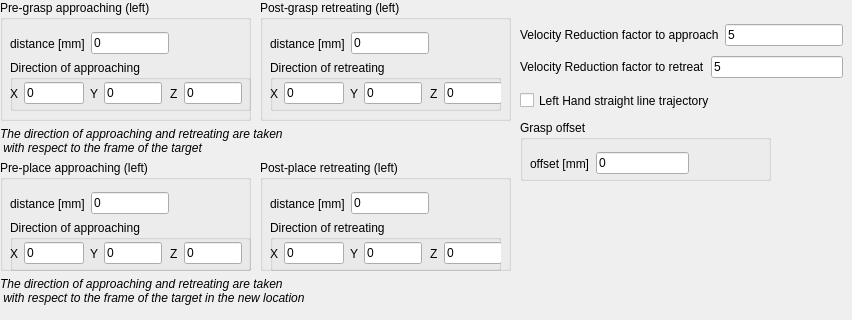
     <widget class="QWidget" name="tab_10">
      <attribute name="title">
       <string>Left</string>
      </attribute>
      <widget class="QGroupBox" name="groupBox_pre_grasp_left">
       <property name="geometry">
        <rect>
         <x>0</x>
         <y>0</y>
         <width>251</width>
         <height>121</height>
        </rect>
       </property>
       <property name="title">
        <string>Pre-grasp approaching (left)</string>
       </property>
       <widget class="QWidget" name="layoutWidget_dist_10">
        <property name="geometry">
         <rect>
          <x>10</x>
          <y>30</y>
          <width>159</width>
          <height>27</height>
         </rect>
        </property>
        <layout class="QHBoxLayout" name="horizontalLayout_142">
         <item>
          <widget class="QLabel" name="label_341">
           <property name="text">
            <string>distance [mm]</string>
           </property>
          </widget>
         </item>
         <item>
          <widget class="QLineEdit" name="lineEdit_pre_grasp_dist_left">
           <property name="text">
            <string>0</string>
           </property>
          </widget>
         </item>
        </layout>
       </widget>
       <widget class="QGroupBox" name="groupBox_25">
        <property name="geometry">
         <rect>
          <x>10</x>
          <y>60</y>
          <width>241</width>
          <height>51</height>
         </rect>
        </property>
        <property name="title">
         <string>Direction of approaching</string>
        </property>
        <widget class="QWidget" name="layoutWidget_48">
         <property name="geometry">
          <rect>
           <x>80</x>
           <y>20</y>
           <width>72</width>
           <height>27</height>
          </rect>
         </property>
         <layout class="QHBoxLayout" name="horizontalLayout_143">
          <item>
           <widget class="QLabel" name="label_342">
            <property name="text">
             <string>Y</string>
            </property>
           </widget>
          </item>
          <item>
           <widget class="QLineEdit" name="lineEdit_pre_grasp_y_left">
            <property name="text">
             <string>0</string>
            </property>
           </widget>
          </item>
         </layout>
        </widget>
        <widget class="QWidget" name="layoutWidget_49">
         <property name="geometry">
          <rect>
           <x>160</x>
           <y>20</y>
           <width>72</width>
           <height>27</height>
          </rect>
         </property>
         <layout class="QHBoxLayout" name="horizontalLayout_144">
          <item>
           <widget class="QLabel" name="label_343">
            <property name="text">
             <string>Z</string>
            </property>
           </widget>
          </item>
          <item>
           <widget class="QLineEdit" name="lineEdit_pre_grasp_z_left">
            <property name="text">
             <string>0</string>
            </property>
           </widget>
          </item>
         </layout>
        </widget>
        <widget class="QWidget" name="layoutWidget_eng_tol_pos_16">
         <property name="geometry">
          <rect>
           <x>0</x>
           <y>20</y>
           <width>74</width>
           <height>27</height>
          </rect>
         </property>
         <layout class="QHBoxLayout" name="horizontalLayout_145">
          <item>
           <widget class="QLabel" name="label_344">
            <property name="text">
             <string>X</string>
            </property>
           </widget>
          </item>
          <item>
           <widget class="QLineEdit" name="lineEdit_pre_grasp_x_left">
            <property name="text">
             <string>0</string>
            </property>
           </widget>
          </item>
         </layout>
        </widget>
       </widget>
      </widget>
      <widget class="QGroupBox" name="groupBox_post_grasp_left">
       <property name="geometry">
        <rect>
         <x>260</x>
         <y>0</y>
         <width>251</width>
         <height>121</height>
        </rect>
       </property>
       <property name="title">
        <string>Post-grasp retreating (left)</string>
       </property>
       <widget class="QWidget" name="layoutWidget_dist_9">
        <property name="geometry">
         <rect>
          <x>10</x>
          <y>30</y>
          <width>159</width>
          <height>27</height>
         </rect>
        </property>
        <layout class="QHBoxLayout" name="horizontalLayout_138">
         <item>
          <widget class="QLabel" name="label_337">
           <property name="text">
            <string>distance [mm]</string>
           </property>
          </widget>
         </item>
         <item>
          <widget class="QLineEdit" name="lineEdit_post_grasp_dist_left">
           <property name="text">
            <string>0</string>
           </property>
          </widget>
         </item>
        </layout>
       </widget>
       <widget class="QGroupBox" name="groupBox_24">
        <property name="geometry">
         <rect>
          <x>10</x>
          <y>60</y>
          <width>231</width>
          <height>51</height>
         </rect>
        </property>
        <property name="title">
         <string>Direction of retreating</string>
        </property>
        <widget class="QWidget" name="layoutWidget_46">
         <property name="geometry">
          <rect>
           <x>80</x>
           <y>20</y>
           <width>72</width>
           <height>27</height>
          </rect>
         </property>
         <layout class="QHBoxLayout" name="horizontalLayout_139">
          <item>
           <widget class="QLabel" name="label_338">
            <property name="text">
             <string>Y</string>
            </property>
           </widget>
          </item>
          <item>
           <widget class="QLineEdit" name="lineEdit_post_grasp_y_left">
            <property name="text">
             <string>0</string>
            </property>
           </widget>
          </item>
         </layout>
        </widget>
        <widget class="QWidget" name="layoutWidget_47">
         <property name="geometry">
          <rect>
           <x>160</x>
           <y>20</y>
           <width>72</width>
           <height>27</height>
          </rect>
         </property>
         <layout class="QHBoxLayout" name="horizontalLayout_140">
          <item>
           <widget class="QLabel" name="label_339">
            <property name="text">
             <string>Z</string>
            </property>
           </widget>
          </item>
          <item>
           <widget class="QLineEdit" name="lineEdit_post_grasp_z_left">
            <property name="text">
             <string>0</string>
            </property>
           </widget>
          </item>
         </layout>
        </widget>
        <widget class="QWidget" name="layoutWidget_eng_tol_pos_15">
         <property name="geometry">
          <rect>
           <x>0</x>
           <y>20</y>
           <width>74</width>
           <height>27</height>
          </rect>
         </property>
         <layout class="QHBoxLayout" name="horizontalLayout_141">
          <item>
           <widget class="QLabel" name="label_340">
            <property name="text">
             <string>X</string>
            </property>
           </widget>
          </item>
          <item>
           <widget class="QLineEdit" name="lineEdit_post_grasp_x_left">
            <property name="text">
             <string>0</string>
            </property>
           </widget>
          </item>
         </layout>
        </widget>
       </widget>
      </widget>
      <widget class="QLabel" name="label_pick_left">
       <property name="geometry">
        <rect>
         <x>0</x>
         <y>120</y>
         <width>511</width>
         <height>41</height>
        </rect>
       </property>
       <property name="font">
        <font>
         <italic>true</italic>
         <underline>false</underline>
        </font>
       </property>
       <property name="text">
        <string>The direction of approaching and retreating are taken 
 with respect to the frame of the target</string>
       </property>
      </widget>
      <widget class="QGroupBox" name="groupBox_pre_place_left">
       <property name="geometry">
        <rect>
         <x>0</x>
         <y>160</y>
         <width>251</width>
         <height>111</height>
        </rect>
       </property>
       <property name="title">
        <string>Pre-place approaching (left)</string>
       </property>
       <widget class="QWidget" name="layoutWidget_dist_12">
        <property name="geometry">
         <rect>
          <x>10</x>
          <y>30</y>
          <width>159</width>
          <height>27</height>
         </rect>
        </property>
        <layout class="QHBoxLayout" name="horizontalLayout_150">
         <item>
          <widget class="QLabel" name="label_349">
           <property name="text">
            <string>distance [mm]</string>
           </property>
          </widget>
         </item>
         <item>
          <widget class="QLineEdit" name="lineEdit_pre_place_dist_left">
           <property name="text">
            <string>0</string>
           </property>
          </widget>
         </item>
        </layout>
       </widget>
       <widget class="QGroupBox" name="groupBox_27">
        <property name="geometry">
         <rect>
          <x>10</x>
          <y>60</y>
          <width>241</width>
          <height>51</height>
         </rect>
        </property>
        <property name="title">
         <string>Direction of approaching</string>
        </property>
        <widget class="QWidget" name="layoutWidget_52">
         <property name="geometry">
          <rect>
           <x>80</x>
           <y>20</y>
           <width>72</width>
           <height>27</height>
          </rect>
         </property>
         <layout class="QHBoxLayout" name="horizontalLayout_151">
          <item>
           <widget class="QLabel" name="label_350">
            <property name="text">
             <string>Y</string>
            </property>
           </widget>
          </item>
          <item>
           <widget class="QLineEdit" name="lineEdit_pre_place_y_left">
            <property name="text">
             <string>0</string>
            </property>
           </widget>
          </item>
         </layout>
        </widget>
        <widget class="QWidget" name="layoutWidget_53">
         <property name="geometry">
          <rect>
           <x>160</x>
           <y>20</y>
           <width>72</width>
           <height>27</height>
          </rect>
         </property>
         <layout class="QHBoxLayout" name="horizontalLayout_152">
          <item>
           <widget class="QLabel" name="label_351">
            <property name="text">
             <string>Z</string>
            </property>
           </widget>
          </item>
          <item>
           <widget class="QLineEdit" name="lineEdit_pre_place_z_left">
            <property name="text">
             <string>0</string>
            </property>
           </widget>
          </item>
         </layout>
        </widget>
        <widget class="QWidget" name="layoutWidget_eng_tol_pos_18">
         <property name="geometry">
          <rect>
           <x>0</x>
           <y>20</y>
           <width>74</width>
           <height>27</height>
          </rect>
         </property>
         <layout class="QHBoxLayout" name="horizontalLayout_153">
          <item>
           <widget class="QLabel" name="label_352">
            <property name="text">
             <string>X</string>
            </property>
           </widget>
          </item>
          <item>
           <widget class="QLineEdit" name="lineEdit_pre_place_x_left">
            <property name="text">
             <string>0</string>
            </property>
           </widget>
          </item>
         </layout>
        </widget>
       </widget>
      </widget>
      <widget class="QGroupBox" name="groupBox_post_place_left">
       <property name="geometry">
        <rect>
         <x>260</x>
         <y>160</y>
         <width>251</width>
         <height>111</height>
        </rect>
       </property>
       <property name="title">
        <string>Post-place retreating (left)</string>
       </property>
       <widget class="QWidget" name="layoutWidget_dist_11">
        <property name="geometry">
         <rect>
          <x>10</x>
          <y>30</y>
          <width>159</width>
          <height>27</height>
         </rect>
        </property>
        <layout class="QHBoxLayout" name="horizontalLayout_146">
         <item>
          <widget class="QLabel" name="label_345">
           <property name="text">
            <string>distance [mm]</string>
           </property>
          </widget>
         </item>
         <item>
          <widget class="QLineEdit" name="lineEdit_post_place_dist_left">
           <property name="text">
            <string>0</string>
           </property>
          </widget>
         </item>
        </layout>
       </widget>
       <widget class="QGroupBox" name="groupBox_26">
        <property name="geometry">
         <rect>
          <x>10</x>
          <y>60</y>
          <width>231</width>
          <height>51</height>
         </rect>
        </property>
        <property name="title">
         <string>Direction of retreating</string>
        </property>
        <widget class="QWidget" name="layoutWidget_50">
         <property name="geometry">
          <rect>
           <x>80</x>
           <y>20</y>
           <width>72</width>
           <height>27</height>
          </rect>
         </property>
         <layout class="QHBoxLayout" name="horizontalLayout_147">
          <item>
           <widget class="QLabel" name="label_346">
            <property name="text">
             <string>Y</string>
            </property>
           </widget>
          </item>
          <item>
           <widget class="QLineEdit" name="lineEdit_post_place_y_left">
            <property name="text">
             <string>0</string>
            </property>
           </widget>
          </item>
         </layout>
        </widget>
        <widget class="QWidget" name="layoutWidget_51">
         <property name="geometry">
          <rect>
           <x>160</x>
           <y>20</y>
           <width>72</width>
           <height>27</height>
          </rect>
         </property>
         <layout class="QHBoxLayout" name="horizontalLayout_148">
          <item>
           <widget class="QLabel" name="label_347">
            <property name="text">
             <string>Z</string>
            </property>
           </widget>
          </item>
          <item>
           <widget class="QLineEdit" name="lineEdit_post_place_z_left">
            <property name="text">
             <string>0</string>
            </property>
           </widget>
          </item>
         </layout>
        </widget>
        <widget class="QWidget" name="layoutWidget_eng_tol_pos_17">
         <property name="geometry">
          <rect>
           <x>0</x>
           <y>20</y>
           <width>74</width>
           <height>27</height>
          </rect>
         </property>
         <layout class="QHBoxLayout" name="horizontalLayout_149">
          <item>
           <widget class="QLabel" name="label_348">
            <property name="text">
             <string>X</string>
            </property>
           </widget>
          </item>
          <item>
           <widget class="QLineEdit" name="lineEdit_post_place_x_left">
            <property name="text">
             <string>0</string>
            </property>
           </widget>
          </item>
         </layout>
        </widget>
       </widget>
      </widget>
      <widget class="QLabel" name="label_place_left">
       <property name="geometry">
        <rect>
         <x>0</x>
         <y>270</y>
         <width>401</width>
         <height>41</height>
        </rect>
       </property>
       <property name="font">
        <font>
         <italic>true</italic>
         <underline>false</underline>
        </font>
       </property>
       <property name="text">
        <string>The direction of approaching and retreating are taken 
 with respect to the frame of the target in the new location</string>
       </property>
      </widget>
      <widget class="QWidget" name="layoutWidget_54">
       <property name="geometry">
        <rect>
         <x>520</x>
         <y>20</y>
         <width>323</width>
         <height>62</height>
        </rect>
       </property>
       <layout class="QVBoxLayout" name="verticalLayout_100">
        <item>
         <layout class="QHBoxLayout" name="horizontalLayout_154">
          <item>
           <widget class="QLabel" name="label_353">
            <property name="text">
             <string>Velocity Reduction factor to approach</string>
            </property>
           </widget>
          </item>
          <item>
           <widget class="QLineEdit" name="lineEdit_w_red_app_left">
            <property name="text">
             <string>5</string>
            </property>
           </widget>
          </item>
         </layout>
        </item>
        <item>
         <layout class="QHBoxLayout" name="horizontalLayout_155">
          <item>
           <widget class="QLabel" name="label_354">
            <property name="text">
             <string>Velocity Reduction factor to retreat</string>
            </property>
           </widget>
          </item>
          <item>
           <widget class="QLineEdit" name="lineEdit_w_red_ret_left">
            <property name="text">
             <string>5</string>
            </property>
           </widget>
          </item>
         </layout>
        </item>
       </layout>
      </widget>
      <widget class="QCheckBox" name="checkBox_straight_line_left">
       <property name="geometry">
        <rect>
         <x>520</x>
         <y>90</y>
         <width>281</width>
         <height>21</height>
        </rect>
       </property>
       <property name="text">
        <string>Left Hand straight line trajectory</string>
       </property>
      </widget>
      <widget class="QGroupBox" name="groupBox_grasp_offset_left">
       <property name="geometry">
        <rect>
         <x>520</x>
         <y>120</y>
         <width>251</width>
         <height>61</height>
        </rect>
       </property>
       <property name="title">
        <string>Grasp offset</string>
       </property>
       <widget class="QWidget" name="layoutWidget_dist_4">
        <property name="geometry">
         <rect>
          <x>10</x>
          <y>30</y>
          <width>159</width>
          <height>27</height>
         </rect>
        </property>
        <layout class="QHBoxLayout" name="horizontalLayout_71">
         <item>
          <widget class="QLabel" name="label_117">
           <property name="text">
            <string>offset [mm]</string>
           </property>
          </widget>
         </item>
         <item>
          <widget class="QLineEdit" name="lineEdit_grasp_offset_left">
           <property name="text">
            <string>0</string>
           </property>
          </widget>
         </item>
        </layout>
       </widget>
      </widget>
     </widget>
